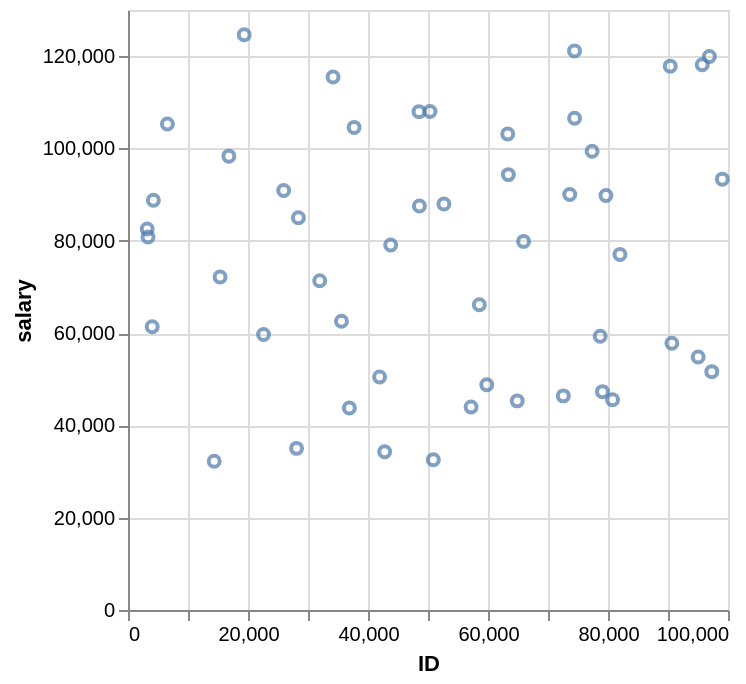

Source (Vega-Lite JSON):
### Vega-Lite specification from a JSON file in a GitHub repository (floating-point values rounded to 4 significant figures)
{"data": {"values": [{"x_data": 14365, "y_data": 32240.0}, {"x_data": 50885, "y_data": 32570.0}, {"x_data": 42782, "y_data": 34270.0}, {"x_data": 28097, "y_data": 35020.0}, {"x_data": 36897, "y_data": 43770.0}, {"x_data": 57180, "y_data": 43970.0}, {"x_data": 64871, "y_data": 45310.0}, {"x_data": 80759, "y_data": 45540.0}, {"x_data": 72553, "y_data": 46400.0}, {"x_data": 79081, "y_data": 47310.0}, {"x_data": 59795, "y_data": 48800.0}, {"x_data": 41930, "y_data": 50480.0}, {"x_data": 97302, "y_data": 51650.0}, {"x_data": 95030, "y_data": 54810.0}, {"x_data": 90643, "y_data": 57810.0}, {"x_data": 78699, "y_data": 59300.0}, {"x_data": 22591, "y_data": 59710.0}, {"x_data": 4034, "y_data": 61390.0}, {"x_data": 35579, "y_data": 62580.0}, {"x_data": 58558, "y_data": 66140.0}, {"x_data": 31955, "y_data": 71350.0}, {"x_data": 15347, "y_data": 72140.0}, {"x_data": 81991, "y_data": 77040.0}, {"x_data": 43779, "y_data": 79070.0}, {"x_data": 65931, "y_data": 79870.0}, {"x_data": 3335, "y_data": 80800.0}, {"x_data": 3199, "y_data": 82530.0}, {"x_data": 28400, "y_data": 84980.0}, {"x_data": 48570, "y_data": 87550.0}, {"x_data": 52647, "y_data": 87960.0}, {"x_data": 4233, "y_data": 88790.0}, {"x_data": 79653, "y_data": 89810.0}, {"x_data": 73623, "y_data": 90040.0}, {"x_data": 25946, "y_data": 90890.0}, {"x_data": 99052, "y_data": 93350.0}, {"x_data": 63395, "y_data": 94330.0}, {"x_data": 16807, "y_data": 98330.0}, {"x_data": 77346, "y_data": 99380.0}, {"x_data": 63287, "y_data": 103100.0}, {"x_data": 37687, "y_data": 104600.0}, {"x_data": 6569, "y_data": 105300.0}, {"x_data": 74426, "y_data": 106600.0}, {"x_data": 48507, "y_data": 108000.0}, {"x_data": 50330, "y_data": 108000.0}, {"x_data": 34175, "y_data": 115500.0}, {"x_data": 90376, "y_data": 117800.0}, {"x_data": 95709, "y_data": 118100.0}, {"x_data": 96895, "y_data": 119900.0}, {"x_data": 74420, "y_data": 121100.0}, {"x_data": 19368, "y_data": 124700.0}]}, "mark": "point", "encoding": {"x": {"field": "x_data", "type": "quantitative", "title": "ID"}, "y": {"field": "y_data", "type": "quantitative", "title": "salary"}}}
